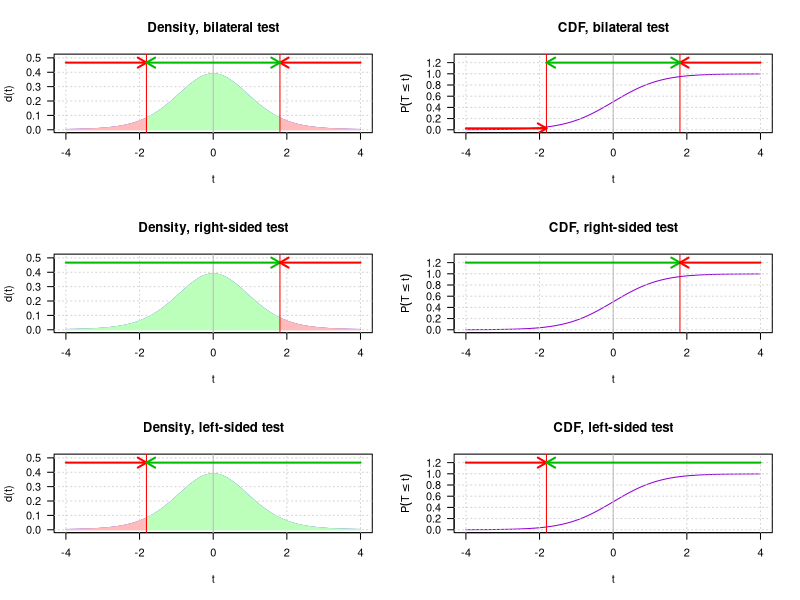

This figure's R source:
## ---- chunk 1
#| label: student_distrib_fig
#| fig-cap: "**Régions d'acceptation et de rejet de l'hypothèse nulle dans le cadre du test de Student**, illustrées par une distribution avec 10 degrés de liberté ($\nu_S=1°$). Panneaux de gauche : fonction de densité. Panneaux de droite : function de répartition (Cumularive Distribution Function, CDF). Panneaux du haut : test bilatéral ; panneaux du milieu : test unilatéral à droite ; panneaux du bas : test unilatéral à gauche. Flèches vertes : régions d'acceptation ; flèches rouges : régions de rejet. "
#| echo: false
#| warning: false
#| message: false
#| fig-width: 8
#| fig-height: 7
#| out-width: "100%"

## Panel configuration
par(mfrow=c(3,2))


## Parameters
alpha <- 0.05
df <- 10
t_threshold <- abs(qt(p = alpha, df = df))
x <- seq(from=-4, to=4, by=0.01)
dens <- dt(x, df = df) ## Density
cdf <- pt(x, df = 10, lower.tail = TRUE) ## Cumulative density function

## Two-tailed test, density
plot(x, 
     dens, 
     main = paste0("Density, bilateral test"),
     xlab = "t",
     ylab = "d(t)",
     ylim = c(0, max(dens)*1.3),
     type='l', 
     col = "blue",
     las = 1)
grid()
x_up = seq(from=t_threshold, to = 4.0, by=0.01)
x_mid = seq(from=-t_threshold, to = t_threshold, by=0.01)
x_down = seq(from=-4.0, to = -t_threshold, by=0.01)
lines(x_up, dt(x_up, df = df), type = "h", col = "#FFBBBB")
lines(x_mid, dt(x_mid, df = df), type = "h", col = "#BBFFBB")
lines(x_down, dt(x_down, df = df), type = "h", col = "#FFBBBB")
abline(v=0, col="#BBBBBB")
abline(v = c(-t_threshold, t_threshold),   col = "red")
arrows(x0=-4, x1 = -t_threshold, y0 = max(dens)*1.2, y1 = max(dens)*1.2, col = "red", length = 0.1, code = 2, lwd = 2)
arrows(x0=t_threshold, x1 = 4, y0 = max(dens)*1.2, y1 = max(dens)*1.2, col = "red", length = 0.1, code = 1, lwd=2)
arrows(x0=-t_threshold, x1 = t_threshold, y0 = max(dens)*1.2, y1 = max(dens)*1.2,  col = "#00BB00", length = 0.1, code = 3, lwd=2)


## Two-tailed test, CDF
plot(x, 
     cdf, 
     main = "CDF, bilateral test",
     xlab = "t",
     ylab = expression(P(T <= t)),
     ylim = c(0,1.3),
     type='l', 
     col = "darkviolet",
     las = 1)
grid()
abline(v=0, col="#BBBBBB")
abline(v = c(-t_threshold, t_threshold),  col = "red")
arrows(x0=-4, x1 = -t_threshold, y0 = alpha/2, y1 = alpha/2, col = "red", length = 0.1, code = 2, lwd = 2)
arrows(x0=t_threshold, x1 = 4, y0 = 1.2, y1 = 1.2, col = "red", length = 0.1, code = 1, lwd=2)
arrows(x0=-t_threshold, x1 = t_threshold, y0 = 1.2, y1 = 1.2, col = "#00BB00", length = 0.1, code = 3, lwd=2)


## Right-sided test, density
plot(x, 
     dens, 
     main = paste0("Density, right-sided test"),
     xlab = "t",
     ylab = "d(t)",
     ylim = c(0, max(dens)*1.3),
     type='l', 
     col = "blue",
     las = 1)
grid()
x_reject = seq(from=t_threshold, to = 4.0, by=0.01)
x_accept = seq(from=-4, to = t_threshold, by=0.01)
lines(x_reject, dt(x_reject, df = df), type = "h", col = "#FFBBBB")
lines(x_accept, dt(x_accept, df = df), type = "h", col = "#BBFFBB")
abline(v=0, col="#BBBBBB")
abline(v = t_threshold,   col = "red")
arrows(x0=-4, x1 = t_threshold, y0 = max(dens)*1.2, y1 = max(dens)*1.2, col = "#00BB00", length = 0.1, code = 2, lwd=2)
arrows(x0=t_threshold, x1 = 4, y0 = max(dens)*1.2, y1 = max(dens)*1.2, col = "red", length = 0.1, code = 1, lwd=2)


## Right-sided test, CDF
plot(x, 
     cdf, 
     main = "CDF, right-sided test",
     xlab = "t",
     ylab = expression(P(T <= t)),
     ylim = c(0,1.3),
     type='l', 
     col = "darkviolet",
     las = 1)
grid()
abline(v=0, col="#BBBBBB")
abline(v = t_threshold,  col = "red")
arrows(x0=-4, x1 = t_threshold, y0 = 1.2, y1 = 1.2, col = "#00BB00", length = 0.1, code = 2, lwd=2)
arrows(x0=t_threshold, x1 = 4, y0 = 1.2, y1 = 1.2, col = "red", length = 0.1, code = 1, lwd=2)


## Left-sided test, density
plot(x, 
     dens, 
     main = paste0("Density, left-sided test"),
     xlab = "t",
     ylab = "d(t)",
     ylim = c(0, max(dens)*1.3),
     type='l', 
     col = "blue",
     las = 1)
grid()
x_reject = seq(from = -4, to = -t_threshold, by = 0.01)
x_accept = seq(from = -t_threshold, to = 4, by = 0.01)
lines(x_reject, dt(x_reject, df = df), type = "h", col = "#FFBBBB")
lines(x_accept, dt(x_accept, df = df), type = "h", col = "#BBFFBB")
abline(v=0, col="#BBBBBB")
abline(v = -t_threshold,   col = "red")
arrows(x0=-4, x1 = -t_threshold, y0 = max(dens)*1.2, y1 = max(dens)*1.2, col = "red", length = 0.1, code = 2, lwd = 2)
arrows(x0=-t_threshold, x1 =4, y0 = max(dens)*1.2, y1 = max(dens)*1.2, col = "#00BB00", length = 0.1, code = 1, lwd=2)

## Left-tailed test, CDF
plot(x, 
     cdf, 
     main = "CDF, left-sided test",
     xlab = "t",
     ylab = expression(P(T <= t)),
     ylim = c(0,1.3),
     type='l', 
     col = "darkviolet",
     las = 1)
grid()
abline(v=0, col="#BBBBBB")
abline(v = -t_threshold,  col = "red")
arrows(x0=-4, x1 = -t_threshold, y0 = 1.2, y1 = 1.2, col = "red", length = 0.1, code = 2, lwd = 2)
arrows(x0=-t_threshold, x1 =4, y0 = 1.2, y1 = 1.2, col = "#00BB00", length = 0.1, code = 1, lwd=2)


## ---- chunk 2
#| label: tbl-student-bilateral
#| echo: false
#| warning: false
#| message: false

# Probabilités bilatérales indiquées en tête de colonne
alpha <- c(0.90, 0.50, 0.30, 0.20, 0.10,
           0.05, 0.02, 0.01, 0.001)

# Degrés de liberté
ddl <- 1:30

# Valeurs critiques : P(|T| >= t) = alpha
student_values <- outer(
  ddl,
  alpha,
  FUN = function(nu, a) qt(1 - a / 2, df = nu)
)

# Limite pour un nombre infini de degrés de liberté :
# distribution normale centrée réduite
normal_values <- qnorm(1 - alpha / 2)

student_table <- rbind(
  student_values,
  normal_values
)

# Affichage avec trois décimales et virgule décimale
student_table <- apply(
  student_table,
  c(1, 2),
  function(x) {
    sub(
      "\\.",
      ",",
      formatC(x, format = "f", digits = 3)
    )
  }
)

student_table <- data.frame(
  "d.d.l." = c(as.character(ddl), "\u221e"),
  student_table,
  check.names = FALSE
)

colnames(student_table)[-1] <- c(
  sub("\\.", ",", sprintf("%.2f", alpha[-length(alpha)])),
  sub("\\.", ",", sprintf("%.3f", alpha[length(alpha)]))
)

knitr::kable(
  student_table,
  align = c("r", rep("r", length(alpha))),
  caption = paste0(
    "Valeurs de $t$ telles que ",
    "$P(|T_\\nu| \\geq t)=\\alpha$."
  ),
  booktabs = TRUE,
  row.names = FALSE,
  escape = FALSE
)
